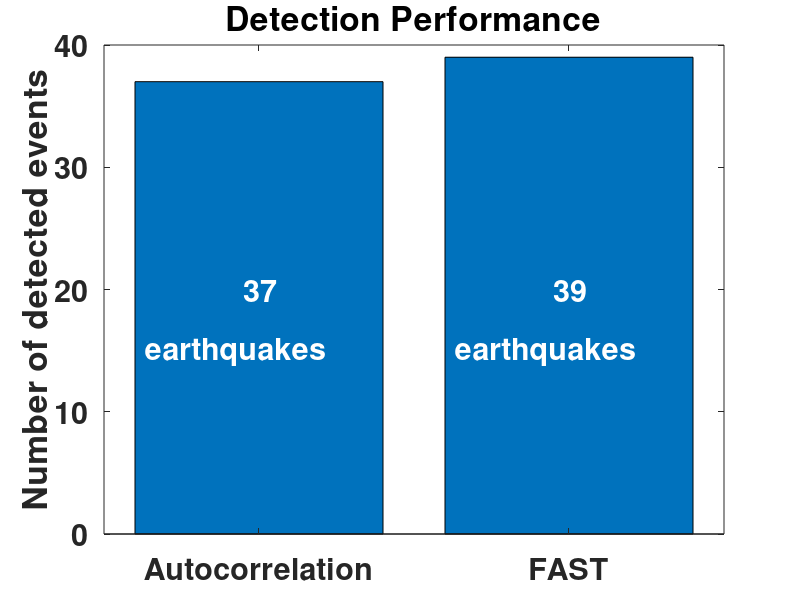
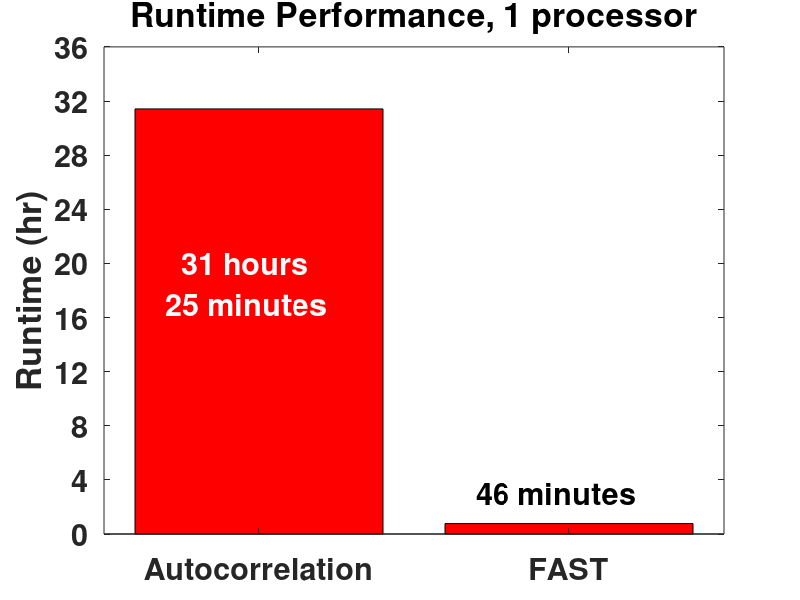
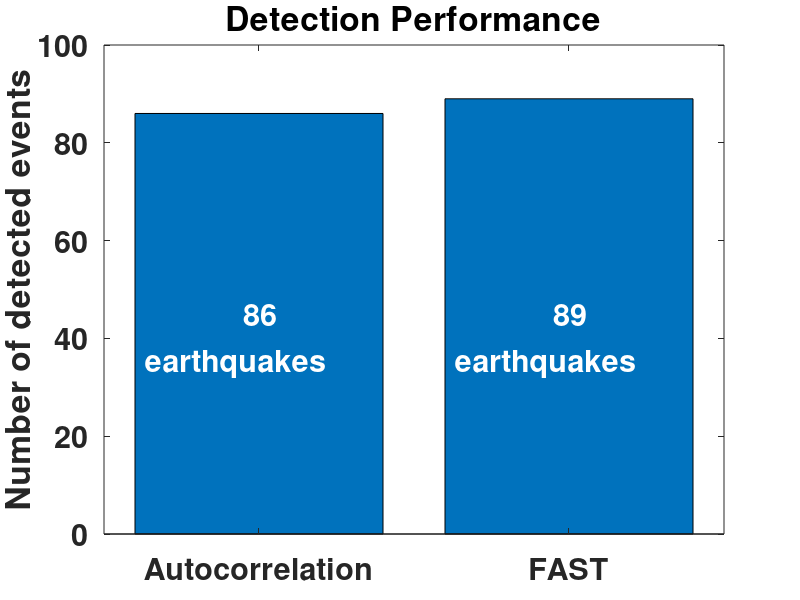
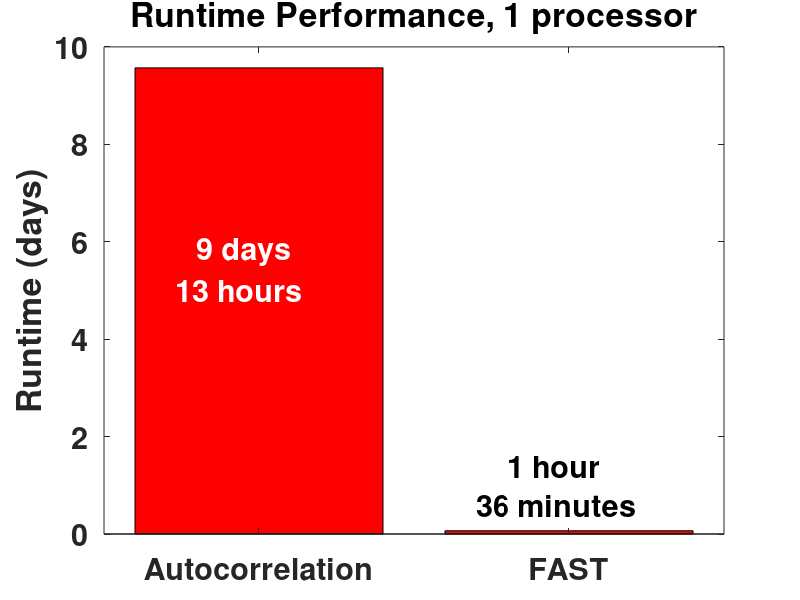

Write the MATLAB code that produced these figures, in order.
close all
clear

% NCSN_Calaveras_7ch_24hr (haar_coefficients, keep 800 coefficients per channel)
ncsn.detections = [37 39]; % [autocorrelation fast] number of detections
figure
bar(ncsn.detections);
set(gca, 'FontSize', 22, 'FontWeight', 'bold');
xlim([0.5 2.5]);
ylim([0 40]);
ylabel('Number of detected events');
set(gca, 'XTick', [0:3]);
set(gca,'XTickLabel', ['                ';'Autocorrelation ';'       FAST     ';'                ']);
title('Detection Performance');
% text(0.7, 60, '58 earthquakes', 'FontSize', 16);
% text(1.7, 60, '58 earthquakes', 'FontSize', 16);
text(0.95, 20, '37', 'color','w', 'FontSize', 22, 'FontWeight', 'bold');
text(1.95, 20, '39', 'color','w', 'FontSize', 22, 'FontWeight', 'bold');
text(0.63, 15, 'earthquakes', 'color','w', 'FontSize', 22, 'FontWeight', 'bold');
text(1.63, 15, 'earthquakes', 'color','w', 'FontSize', 22, 'FontWeight', 'bold');

ncsn.runtime.spectrogram = [8 8 8 8 8 8 8];
ncsn.runtime.wavelet = [44.9375 44.6077 45.4683 44.1139 43.5003 44.0073 45.4753 56.5572 45.5614 ...
    45.7758 48.1443 44.7065 44.7347 45.2605 50.7609 51.4546 44.3982 42.3639 ...
    42.5642 46.61 48.7261];
ncsn.runtime.fingerprint = [160.1626 47.5761 60.6864 85.431 36.9516 46.6987 35.4187];
% ncsn.runtime.minhash = [102.88 103.28 110.18 131.14 92.29 92.71 119.45]; % old_votesbug
% ncsn.runtime.database = [5.08 7.55 26.05 13.55 5.47 6.14 34.12]; % old_votesbug
% ncsn.runtime.search = [59.74 58.72 65.13 45.65 40.19 40.46 46.97]; % old_votesbug
% ncsn.runtime.network = [2.4826 0.88475 8.28 0.95 0.39591]; % old_votesbug
ncsn.runtime.minhash = [121.07 119.78 112.11 123.43 116.79 119.97 121.09];
ncsn.runtime.database = [5.74 5.7 6.05 6.18 5.9 6.24 6.07];
ncsn.runtime.search = [63.46 59 67.07 47.2 42.22 40.87 48.74];
ncsn.runtime.network = [5.5503 2.496 17.65 1.42];
ncsn.runtime.total = sum(ncsn.runtime.spectrogram) + sum(ncsn.runtime.wavelet) + ...
    sum(ncsn.runtime.fingerprint) + sum(ncsn.runtime.minhash) + sum(ncsn.runtime.database) + ...
    sum(ncsn.runtime.search) + sum(ncsn.runtime.network);

ncsn.runtimes = [31+25/60 ncsn.runtime.total/3600]; % [autocorrelation fast] runtime (hr)
speedup = ncsn.runtimes(1)/ncsn.runtimes(2) % speedup factor

figure
bar(ncsn.runtimes, 'r');
set(gca, 'FontSize', 22, 'FontWeight', 'bold');
xlim([0.5 2.5]);
ylim([0 36]);
ylabel('Runtime (hr)');
set(gca, 'XTick', [0:3]);
set(gca,'XTickLabel', ['                ';'Autocorrelation ';'       FAST     ';'                ']);
set(gca, 'YTick', [0:4:36]);
set(gca,'YTickLabel', [' 0';' 4';' 8';'12';'16';'20';'24';'28';'32';'36']);
title('Runtime Performance, 1 processor');
% text(0.6, 32.5, '31 hours 25 minutes', 'FontSize', 16);
% text(1.8, 2, '45 minutes', 'FontSize', 16);
text(0.75, 20, '31 hours', 'color','w', 'FontSize', 22, 'FontWeight', 'bold');
text(0.7, 17, '25 minutes', 'color','w', 'FontSize', 22, 'FontWeight', 'bold');
text(1.7, 3, '46 minutes', 'FontSize', 22, 'FontWeight', 'bold');

% NCSN_CCOB_EHN_1wk
ncsn.detections = [86 89]; % [ac.eq ac.lfe; fast.eq fast.lfe] number of detections
figure
bar(ncsn.detections,'stacked');
set(gca, 'FontSize', 22, 'FontWeight', 'bold');
xlim([0.5 2.5]);
ylabel('Number of detected events');
set(gca, 'XTick', [0:3]);
set(gca,'XTickLabel', ['                ';'Autocorrelation ';'       FAST     ';'                ']);
title('Detection Performance');
% text(0.7, 5, '12 earthquakes', 'FontSize', 16, 'color', 'w');
% text(0.85, 20, '15 LFEs', 'FontSize', 16, 'color', 'w');
% text(1.7, 5, '10 earthquakes', 'FontSize', 16, 'color', 'w');
% text(1.85, 20, '20 LFEs', 'FontSize', 16, 'color', 'w');
text(0.95, 45, '86', 'color','w', 'FontSize', 22, 'FontWeight', 'bold');
text(1.95, 45, '89', 'color','w', 'FontSize', 22, 'FontWeight', 'bold');
text(0.63, 35, 'earthquakes', 'color','w', 'FontSize', 22, 'FontWeight', 'bold');
text(1.63, 35, 'earthquakes', 'color','w', 'FontSize', 22, 'FontWeight', 'bold');

% FAST runtimes
ncsn.runtime.spectrogram = [3.3935 2.9526 2.9289 2.9241 2.9238 2.9336 2.9446 2.9441 2.9367 2.9852 ...
    2.9362 2.854 2.9184 2.9477 2.9371 2.9508 2.9365 2.9303 2.9456 2.8725 2.8356];
ncsn.runtime.wavelet = [55.8768 55.9507 56.1847 55.9518 55.9249 56.1811 56.5656 56.6883 56.5017 55.8517 ...
     55.442 55.3529 55.3936 55.4441 55.4778 55.4377 55.4341 55.3814 55.1606 55.4019 55.3372];
ncsn.runtime.fingerprint = [949.2784];
% ncsn.runtime.minhash = [609.03]; % old_votesbug
% ncsn.runtime.database = [26.61]; % old_votesbug
% ncsn.runtime.search = [2353.9]; % old_votesbug
ncsn.runtime.minhash = [616.05];
ncsn.runtime.database = [26.97];
ncsn.runtime.search = [2959.0];
ncsn.runtime.total = sum(ncsn.runtime.spectrogram) + sum(ncsn.runtime.wavelet) + ...
    sum(ncsn.runtime.fingerprint) + sum(ncsn.runtime.minhash) + sum(ncsn.runtime.database) + ...
    sum(ncsn.runtime.search);

% Autocorrelation runtimes
ncsn.ac.onechannel = 51674.1246991158*16; % autocorrelation runtime (1 channel), (s), times number of processors
ncsn.ac.total = ncsn.ac.onechannel;

% Total runtimes (days)
ncsn.runtimes = [ncsn.ac.total ncsn.runtime.total]/(3600*24); % [autocorrelation fast] runtime (days)
speedup = ncsn.runtimes(1)/ncsn.runtimes(2) % speedup factor

figure
bar(ncsn.runtimes, 'r');
set(gca, 'FontSize', 22, 'FontWeight', 'bold');
xlim([0.5 2.5]);
ylim([0 10]);
ylabel('Runtime (days)');
set(gca, 'XTick', [0:3]);
set(gca,'XTickLabel', ['                ';'Autocorrelation ';'       FAST     ';'                ']);
% set(gca, 'YTick', [0:1:8]);
title('Runtime Performance, 1 processor');
% text(0.7, 6.8, '6 days 13 hours', 'FontSize', 16);
% text(1.65, 0.3, '1 hour 42 minutes', 'FontSize', 16);
text(0.8, 5.8, '9 days', 'color','w', 'FontSize', 22, 'FontWeight', 'bold');
text(0.73, 5.0, '13 hours', 'color','w', 'FontSize', 22, 'FontWeight', 'bold');
% text(1.8, 1.2, '1 hour', 'FontSize', 22, 'FontWeight', 'bold'); % old_votesbug
% text(1.7, 0.4, '26 minutes', 'FontSize', 22, 'FontWeight', 'bold'); % old_votesbug
text(1.8, 1.4, '1 hour', 'FontSize', 22, 'FontWeight', 'bold');
text(1.7, 0.6, '36 minutes', 'FontSize', 22, 'FontWeight', 'bold');
